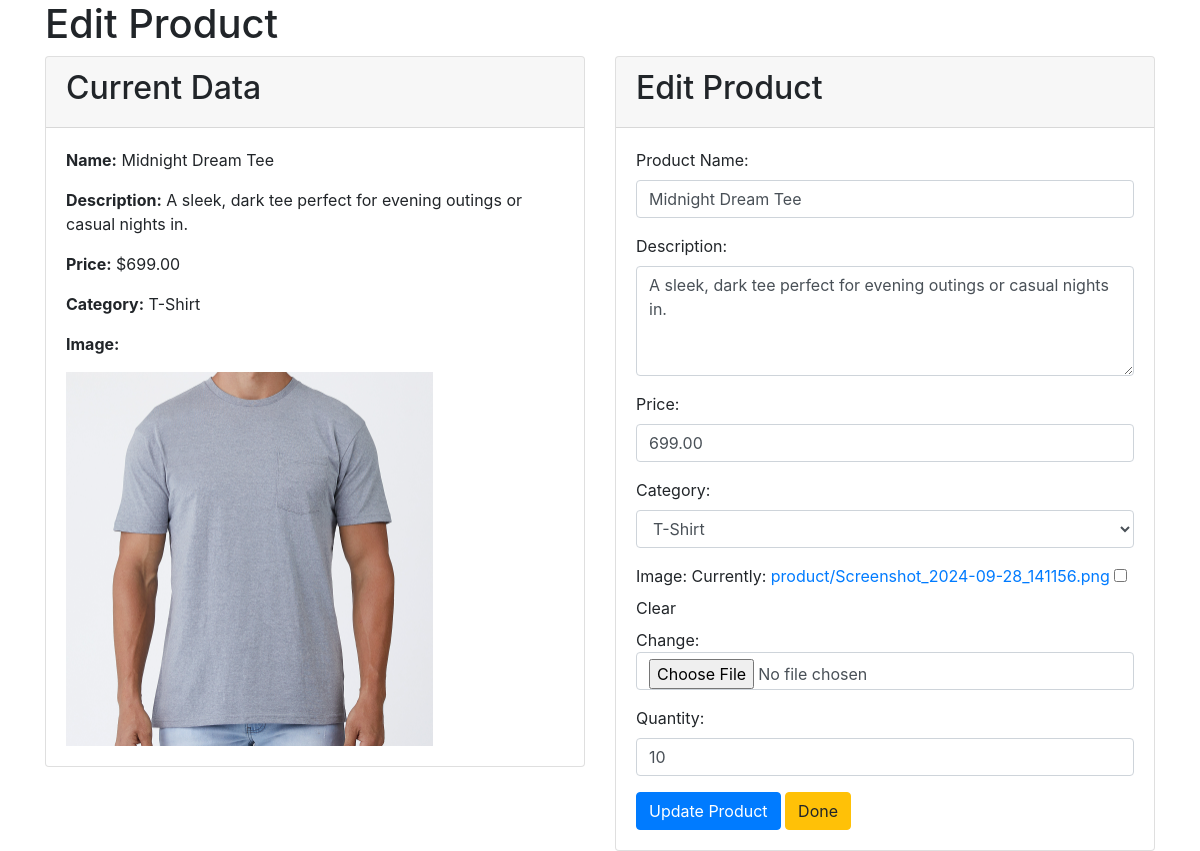
Page /adminpage/edit_product/21 on the committed database.
### kow_app/models.py (models this page shows, shortened)
class Products(models.Model):
    seller = models.ForeignKey(Seller, on_delete=models.CASCADE, null=True)
    category = models.ForeignKey(Category, on_delete=models.CASCADE, null=True, related_name='products')
    name=models.CharField(max_length=50, unique=True)
    description=models.TextField()
    price=models.DecimalField(max_digits=10,decimal_places=2)
    quantity=models.PositiveIntegerField(default=0)
    reorder_level = models.IntegerField(default=5)
    image = models.ImageField(upload_to='product', blank=True)
    last_update_date = models.DateTimeField(auto_now=True)

class Category(models.Model):
    name=models.CharField(max_length=50)
    description = models.TextField(blank=True)
    image = models.ImageField(upload_to='category', blank=True)
    def __str__(self):
        return self.name

### kow_app/views.py (the view)
# urls.py: path('adminpage/edit_product/<int:id>', views.edit_product, name='edit_product'),
def edit_product(request, id):
    product = Products.objects.get(id=id)
    if request.method == 'POST':
        form = ProductForm(request.POST, request.FILES, instance=product)
        if form.is_valid():
            form.save()
            return redirect('edit_product', id)
    else:
        form = ProductForm(instance=product)
    return render(request, 'edit_product.html', {'product': product, 'form': form})

### kow_app/forms.py
class ProductForm(forms.ModelForm):
    class Meta:
        model = Products
        fields = ['name', 'description', 'price', 'category', 'image', 'quantity']
        widgets = {
            'name': forms.TextInput(attrs={'class': 'form-control', 'id': 'name'}),
            'description': forms.Textarea(attrs={'class': 'form-control', 'rows': 4}),
            'price': forms.NumberInput(attrs={'class': 'form-control'}),
            'category': forms.Select(attrs={'class': 'form-control'}),
            'image': forms.ClearableFileInput(attrs={'class': 'form-control'}),
            'quantity': forms.NumberInput(attrs={'class': 'form-control'}),
        }

### kow_app/context_processors.py (called while the page is built, shortened)
def counter(request):
    item_count = 0
    if 'admin' in request.path:
        return {}
    return dict(item_count=item_count)

def menu_links(request):
    links = Category.objects.all()
    return dict(links=links)

### seller/context_processors.py (called while the page is built)
def seller_processor(request):
    try:
        seller = request.user.seller
        notifications = SellerNotification.objects.filter(receiver=seller.user)
        notification_count = SellerNotification.objects.count()
        context = {
            'seller': seller,
            'notifications': notifications,
            'notification_count': notification_count,
        }
        return context
    except:
        return {'seller': 'Not a Seller'}

### templates/edit_product.html (shortened to what this page needs)
{% load static %}
<!DOCTYPE html>
<html lang="en">
<head>
    <link rel="stylesheet" href="https://maxcdn.bootstrapcdn.com/bootstrap/4.5.2/css/bootstrap.min.css">
</head>
<body>
    <div class="container">
        <h1>Edit Product</h1>
        <div class="row">
            <div class="col-md-6">
                <div class="card">
                    <div class="card-header">
                        <h2>Current Data</h2>
                    </div>
                    <div class="card-body">
                        <p><strong>Name:</strong> {{ product.name }}</p>
                        <p><strong>Description:</strong> {{ product.description }}</p>
                        <p><strong>Price:</strong> ${{ product.price }}</p>
                        <p><strong>Category:</strong> {{ product.category.name }}</p>
                        <div class="mt-3">
                            <p><strong>Image:</strong></p>
                            <img src="{{ product.image.url }}" alt="{{ product.name }}" style="max-width: 500px;">
                        </div>
                    </div>
                </div>
            </div>
            <div class="col-md-6">
                <div class="card">
                    <div class="card-header">
                        <h2>Edit Product</h2>
                    </div>
                    <div class="card-body">
                        <form method="post" enctype="multipart/form-data">
                            <div class="form-group">
                                <label for="{{ form.name.id_for_label }}" class="control-label">Product Name:</label>
                                {{ form.name }}
                            </div>
                            <div class="form-group">
                                <label for="{{ form.description.id_for_label }}" class="control-label">Description:</label>
                                {{ form.description }}
                            </div>
                            <div class="form-group">
                                <label for="{{ form.price.id_for_label }}" class="control-label">Price:</label>
                                {{ form.price }}
                            </div>
                            <div class="form-group">
                                <label for="{{ form.category.id_for_label }}" class="control-label">Category:</label>
                                {{ form.category }}
                            </div>
                            <div class="form-group">
                                <label for="{{ form.image.id_for_label }}" class="control-label">Image:</label>
                                {{ form.image }}
                            </div>
                            <div class="form-group">
                                <label for="{{ form.quantity.id_for_label }}" class="control-label">Quantity:</label>
                                {{ form.quantity }}
                            </div>
                            <button type="submit" class="btn btn-primary">Update Product</button>
                            <a href="{% url 'home' %}" class="btn btn-warning">Done</a>
                        </form>
                    </div>
                </div>
            </div>
        </div>
    </div>
</body>
</html>

### rows in the picture
Products: name "Midnight Dream Tee", description "A sleek, dark tee perfect for evening outings or casual nights in.", price "699.00", category.name "T-Shirt", image (picture), category "T-Shirt", quantity "10"
